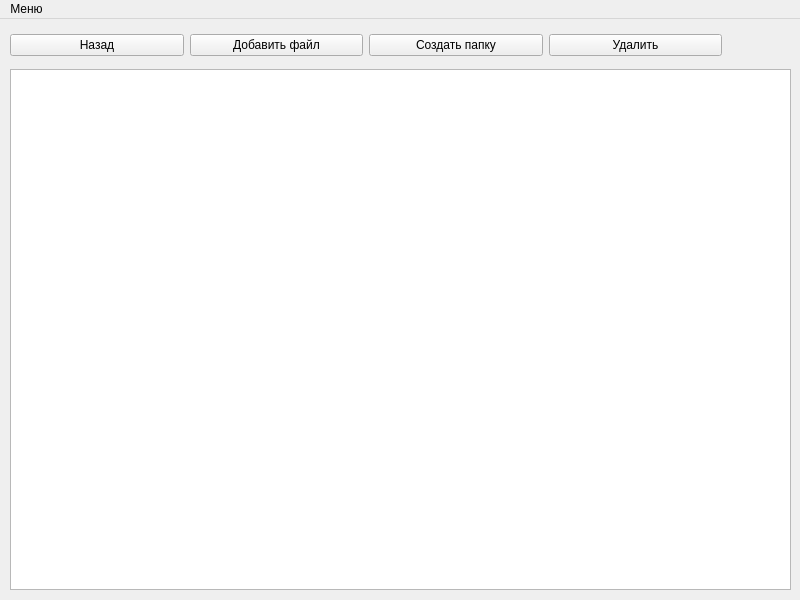
<?xml version="1.0" encoding="UTF-8"?>
<ui version="4.0">
 <class>MainWindow</class>
 <widget class="QMainWindow" name="MainWindow">
  <property name="geometry">
   <rect>
    <x>0</x>
    <y>0</y>
    <width>800</width>
    <height>600</height>
   </rect>
  </property>
  <property name="windowTitle">
   <string>MainWindow</string>
  </property>
  <widget class="QWidget" name="centralwidget">
   <widget class="QTableWidget" name="tableWidget">
    <property name="geometry">
     <rect>
      <x>10</x>
      <y>50</y>
      <width>781</width>
      <height>521</height>
     </rect>
    </property>
   </widget>
   <widget class="QWidget" name="layoutWidget">
    <property name="geometry">
     <rect>
      <x>10</x>
      <y>10</y>
      <width>712</width>
      <height>32</height>
     </rect>
    </property>
    <layout class="QHBoxLayout" name="horizontalLayout">
     <item>
      <widget class="QPushButton" name="back">
       <property name="text">
        <string>Назад</string>
       </property>
      </widget>
     </item>
     <item>
      <widget class="QPushButton" name="add_file">
       <property name="text">
        <string>Добавить файл</string>
       </property>
      </widget>
     </item>
     <item>
      <widget class="QPushButton" name="create_folder">
       <property name="text">
        <string>Создать папку</string>
       </property>
      </widget>
     </item>
     <item>
      <widget class="QPushButton" name="delete_file">
       <property name="text">
        <string>Удалить</string>
       </property>
      </widget>
     </item>
    </layout>
   </widget>
  </widget>
  <widget class="QMenuBar" name="menubar">
   <property name="geometry">
    <rect>
     <x>0</x>
     <y>0</y>
     <width>800</width>
     <height>24</height>
    </rect>
   </property>
   <widget class="QMenu" name="menu">
    <property name="title">
     <string>Меню</string>
    </property>
   </widget>
   <addaction name="menu"/>
  </widget>
 </widget>
 <resources/>
 <connections/>
</ui>
